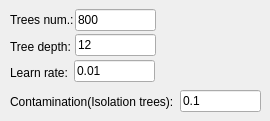
        <widget class="QWidget" name="XGBoost">
         <attribute name="title">
          <string>XGBoost/Trees</string>
         </attribute>
         <widget class="QLineEdit" name="Settings_Trees_Trees_Number_2">
          <property name="geometry">
           <rect>
            <x>75</x>
            <y>9</y>
            <width>81</width>
            <height>22</height>
           </rect>
          </property>
          <property name="text">
           <string>800</string>
          </property>
         </widget>
         <widget class="QLabel" name="label_28">
          <property name="geometry">
           <rect>
            <x>10</x>
            <y>12</y>
            <width>91</width>
            <height>16</height>
           </rect>
          </property>
          <property name="text">
           <string>Trees num.:</string>
          </property>
         </widget>
         <widget class="QLabel" name="label_29">
          <property name="geometry">
           <rect>
            <x>10</x>
            <y>39</y>
            <width>91</width>
            <height>16</height>
           </rect>
          </property>
          <property name="text">
           <string>Tree depth:</string>
          </property>
         </widget>
         <widget class="QLineEdit" name="Settings_Trees_Tree_depth_text_3">
          <property name="geometry">
           <rect>
            <x>75</x>
            <y>34</y>
            <width>81</width>
            <height>22</height>
           </rect>
          </property>
          <property name="text">
           <string>12</string>
          </property>
         </widget>
         <widget class="QLabel" name="label_30">
          <property name="geometry">
           <rect>
            <x>10</x>
            <y>65</y>
            <width>91</width>
            <height>16</height>
           </rect>
          </property>
          <property name="text">
           <string>Learn rate:</string>
          </property>
         </widget>
         <widget class="QLineEdit" name="Settings_Trees_learn_rate_value_text_4">
          <property name="geometry">
           <rect>
            <x>74</x>
            <y>60</y>
            <width>81</width>
            <height>22</height>
           </rect>
          </property>
          <property name="text">
           <string>0.01</string>
          </property>
         </widget>
         <widget class="QLabel" name="label_31">
          <property name="geometry">
           <rect>
            <x>10</x>
            <y>94</y>
            <width>171</width>
            <height>16</height>
           </rect>
          </property>
          <property name="text">
           <string>Contamination(Isolation trees):</string>
          </property>
         </widget>
         <widget class="QLineEdit" name="Settings_Trees_contaminations_value_text_5">
          <property name="geometry">
           <rect>
            <x>180</x>
            <y>90</y>
            <width>81</width>
            <height>22</height>
           </rect>
          </property>
          <property name="text">
           <string>0.1</string>
          </property>
         </widget>
        </widget>
